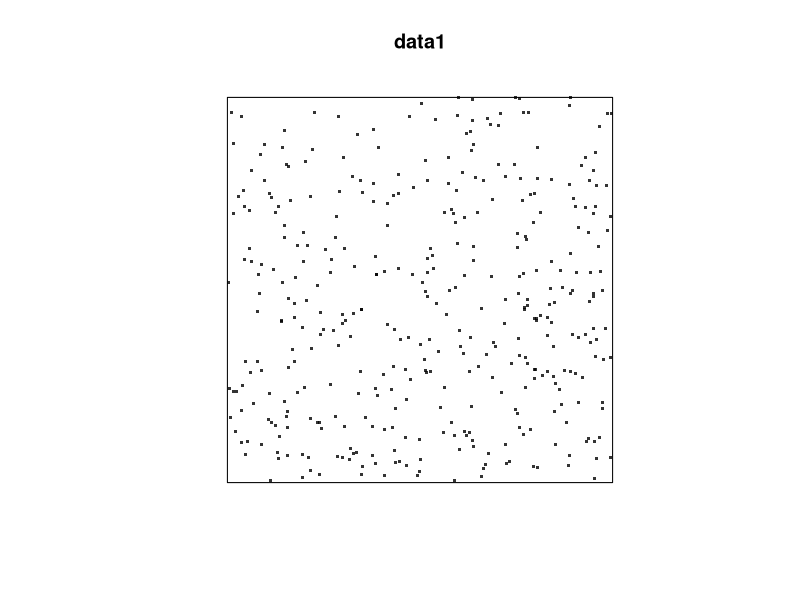
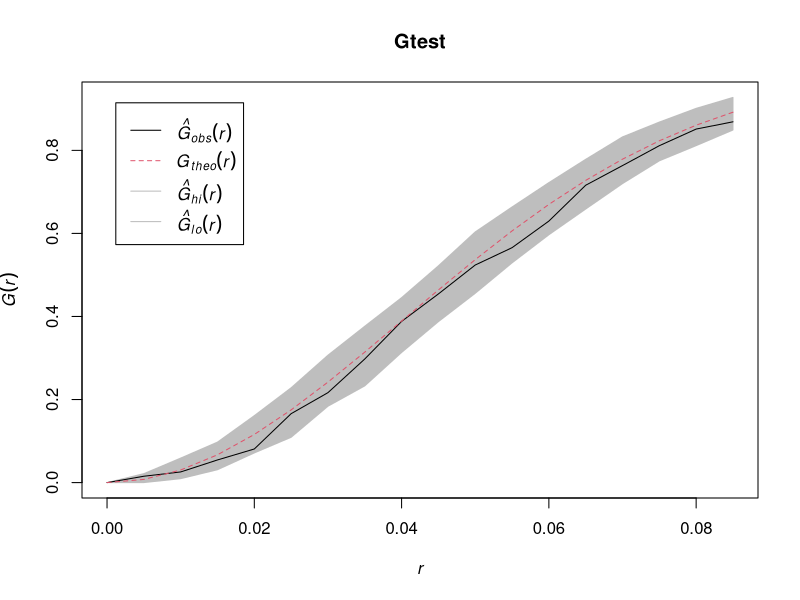
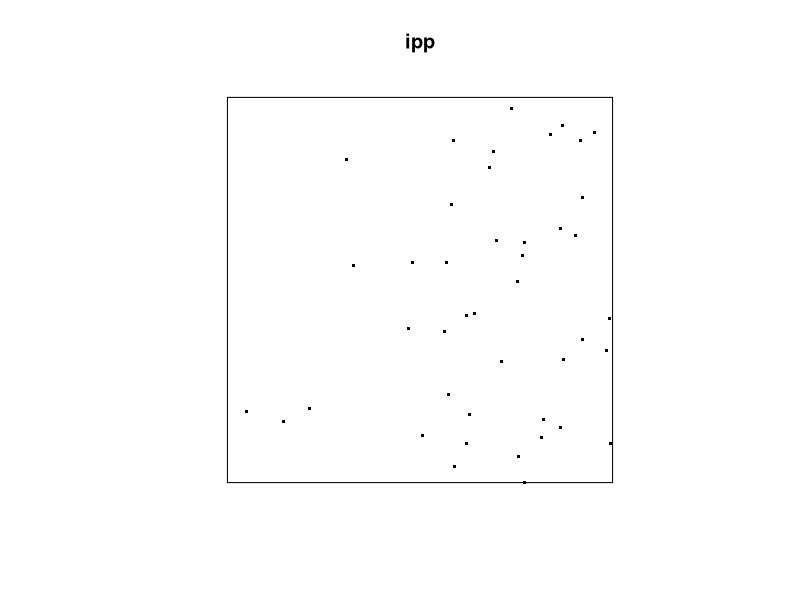
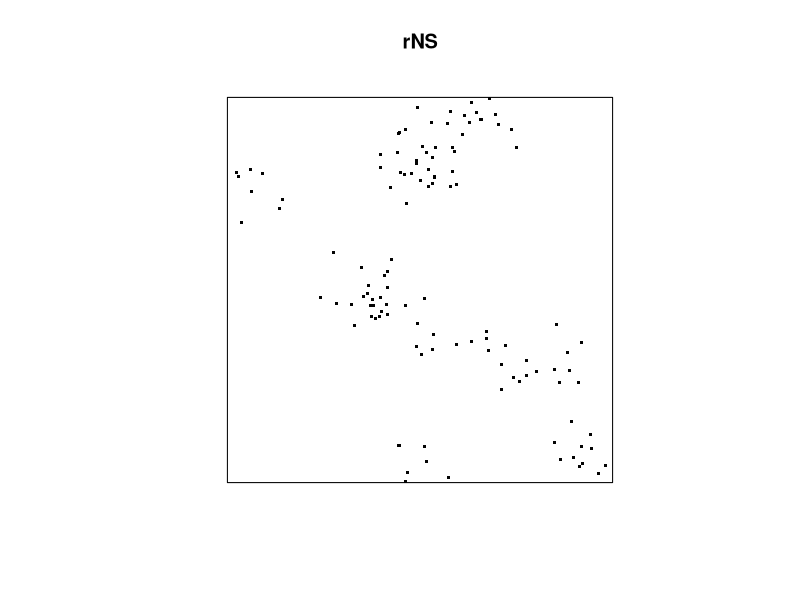
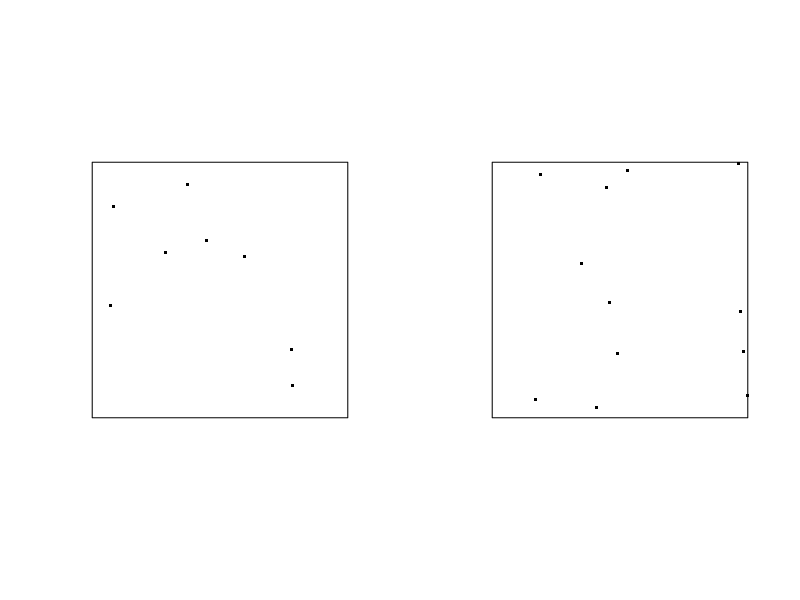

Write the R code that produced these figures, in order.
## ---- chunk 1
knitr::opts_chunk$set(echo = TRUE)
## ---- chunk 2
library(spatstat)
data1 = rpoispp(lambda=100, win=owin(c(0,2),c(0,2)))
plot(data1, pch=46, cex =3)                           
## ---- chunk 3
quadrat.test(data1, nx = 4, ny= 4, alternative = "two.sided", method = "Chisq")
## ---- chunk 4
r=seq(0,sqrt(2), by=0.005)
Gtest=envelope(data1,fun=Gest, r=r, nrank=5, nsim=200)
## ---- chunk 5
plot(Gtest)
## ---- chunk 6
# Inhomogeneous Poisson process in unit square
# with intensity lambda(x,y) = min(10 * exp(3*x), 100), where $s = (x, y)^T$
lamb = function(x,y) { 10 * exp( 3 * x)}
ipp = rpoispp(lambda=lamb, lmax=100) 
plot(ipp, pch=46, cex =3)
## ---- chunk 7
set.seed(2025)
nclust <- function(x0, y0, radius, n) {
          return(runifdisc(n, radius, centre=c(x0, y0)))
            }
rNS = rNeymanScott(kappa=10, expand=0.1, 
                   rcluster = nclust, radius=0.1, n=10)
plot(rNS, pch=46, cex =3)
## ---- chunk 8
par(mfrow=c(1,2))
matI = rMaternI(kappa = 10, r = 0.1)
plot(matI, main="", pch=46, cex =3)
matII = rMaternII(kappa = 10, r = 0.1)
plot(matII, main="", pch=46, cex =3)
